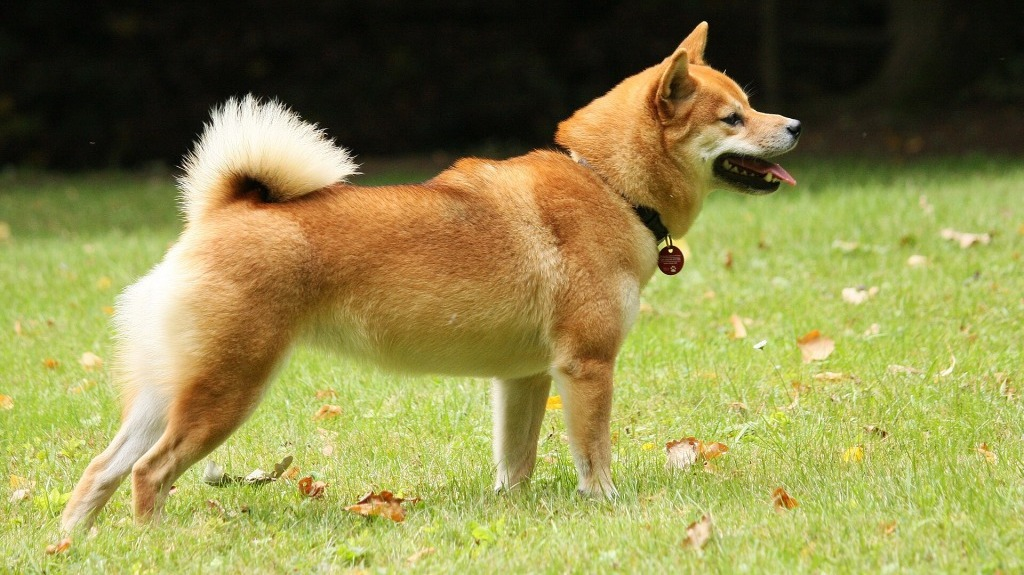
#> input picture Part_2/images/dog_1.jpg, 1024 x 575 px
$ python Ex_1b.py
#> lines starting #> are read from the running program, lines starting #| are printed output that depends on the picture
import numpy as np
import cv2 as cv

def main():
    src = cv.imread("images/dog_1.jpg")
#> src is the input picture: shape (575, 1024, 3); mean B, G, R 75.6, 136.7, 141.4
    cv.imshow("image", src)

    # recortar a região que contém apenas o cão
    cut_img = src[:, 100:810]
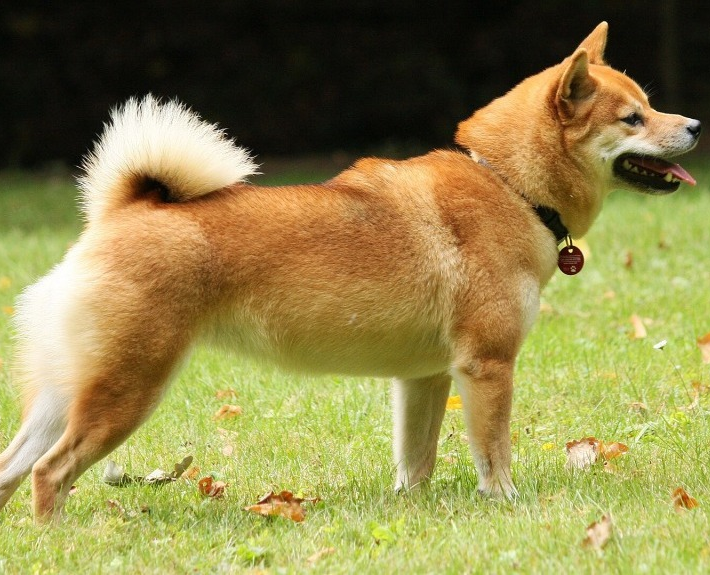
#> cut_img: shape (575, 710, 3); mean B, G, R 76.6, 134.6, 145.2
    #cv.imshow("cut", cut_img)

    # redimensionar a imagem para metade do tamanho
    height, width, channels = src.shape
#> height = 575; width = 1024; channels = 3
    #resized_img = cv.resize(cut_img, round(height/2), round(width/2))
    #cv.imshow("resized", resized_img)

    # converter para tons de cinzento
    gray_img = cv.cvtColor(src, cv.COLOR_BGR2GRAY)
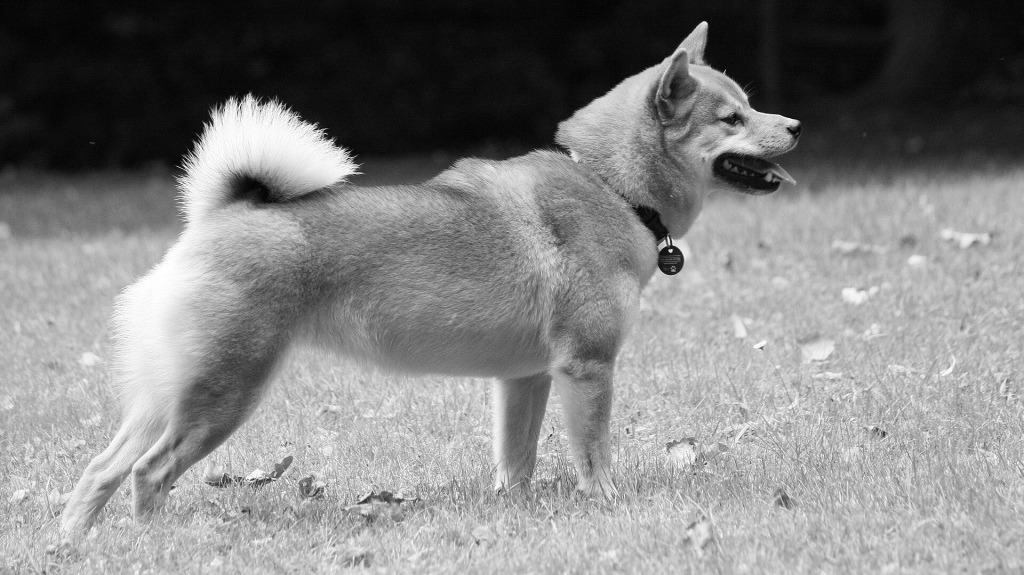
#> gray_img: shape (575, 1024); min 0, max 255, mean 131.2
    cv.imshow("gray", gray_img)

    # aumentar e diminuir o brilho
    # change to float type and increase all
    bright_img = src.astype('float') + 50

    # To pervent overflow error, clip to 255 and change back to uint8
    bright_img = np.clip(bright_img, 0, 255).astype('uint8')
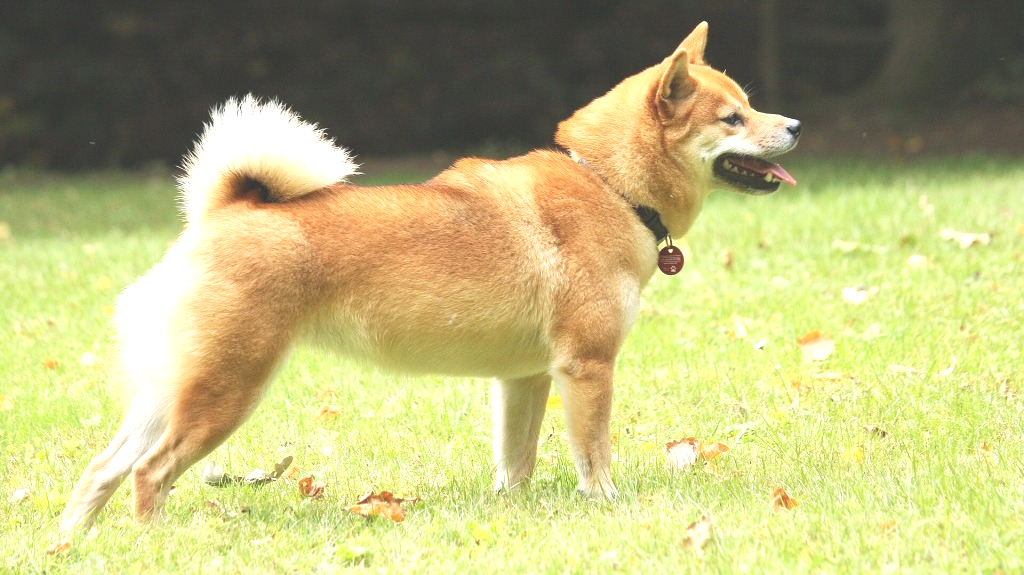
#> bright_img: shape (575, 1024, 3); mean B, G, R 125.1, 183.6, 187.4
    cv.imshow("bright", bright_img)

    cv.waitKey(0)

if __name__ == "__main__":
    main()

$ run again, with Part_2/images/dog_2.jpg copied over Part_2/images/dog_1.jpg
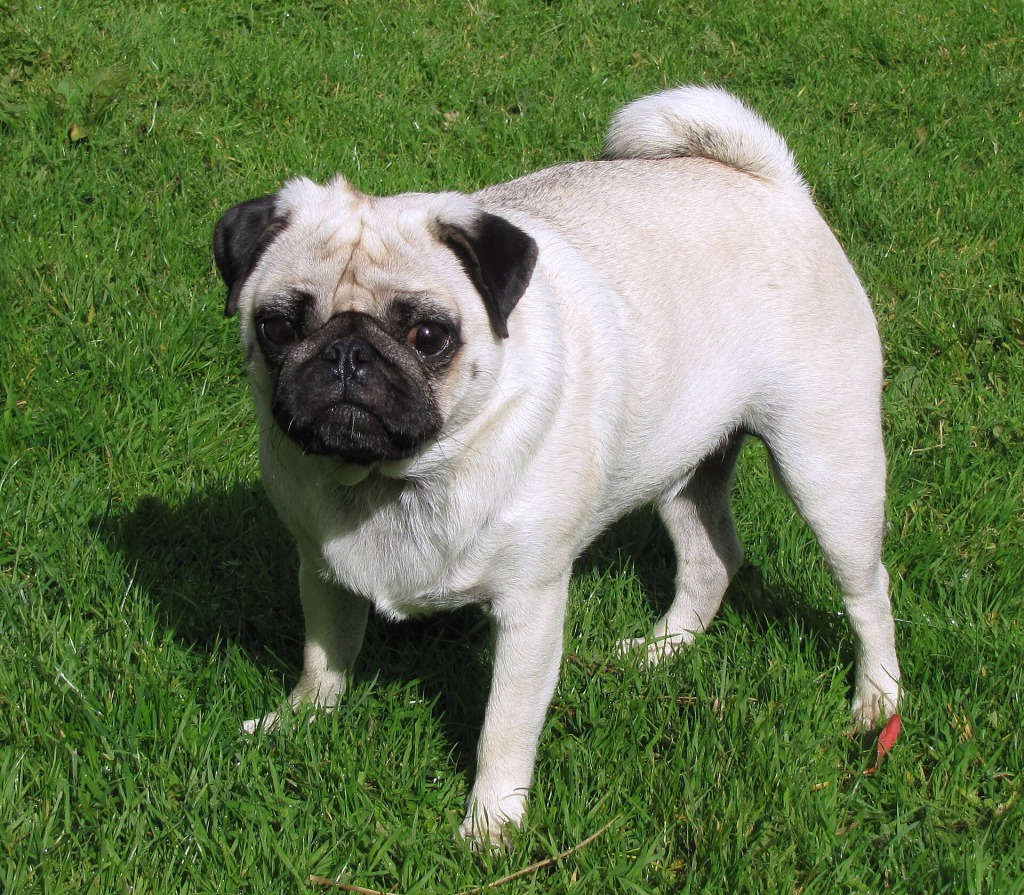
#> input picture Part_2/images/dog_2.jpg, 1024 x 895 px
#> in main, src is the input picture: shape (895, 1024, 3); mean B, G, R 79.7, 119.8, 101.4
#> in main, `gray_img = cv.cvtColor(src, cv.COLOR_BGR2GRAY)`:
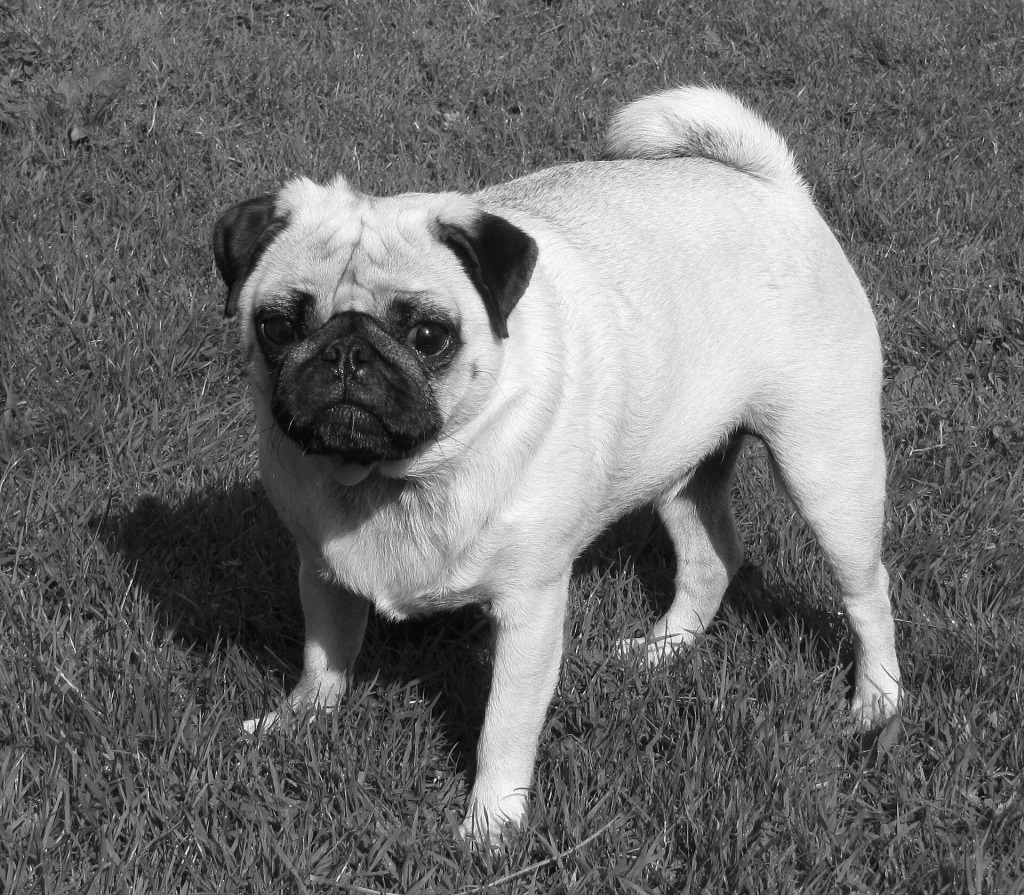
#> gray_img: shape (895, 1024); min 2, max 254, mean 109.7
#> in main, `bright_img = np.clip(bright_img, 0, 255).astype('uint8')`:
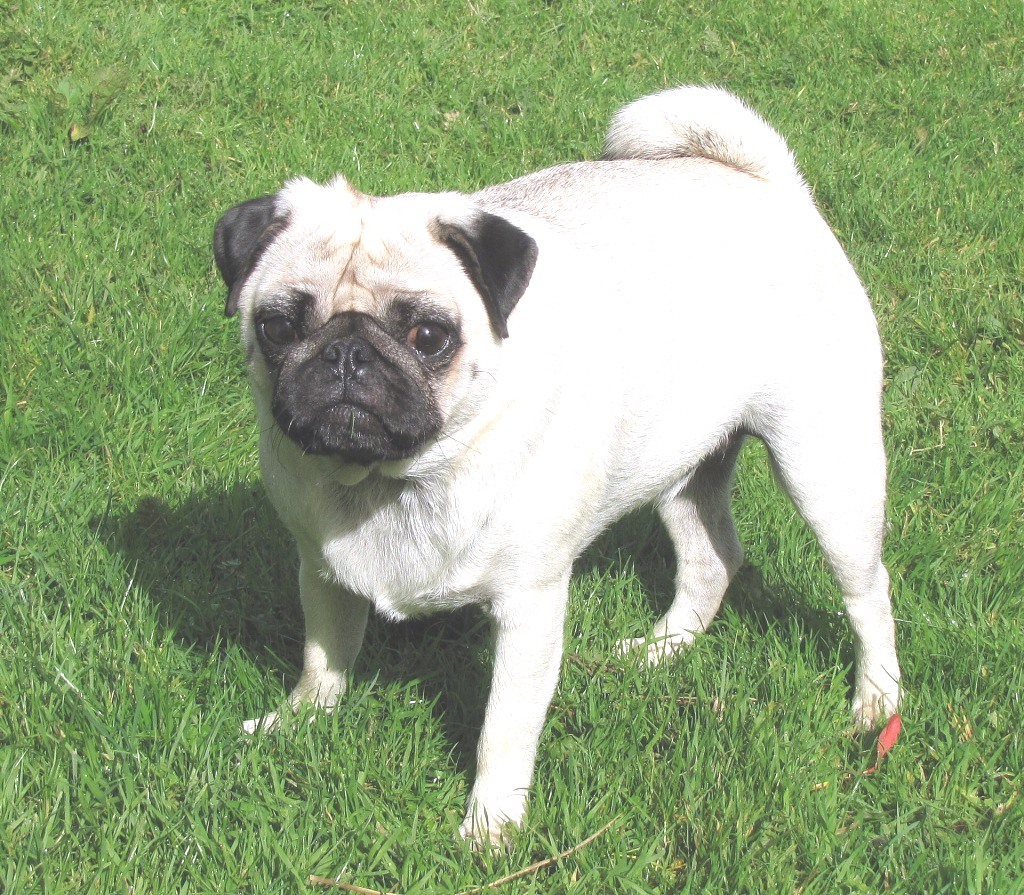
#> bright_img: shape (895, 1024, 3); mean B, G, R 126.5, 166.9, 147.6

$ run again, with Part_2/images/dog_3.jpg copied over Part_2/images/dog_1.jpg
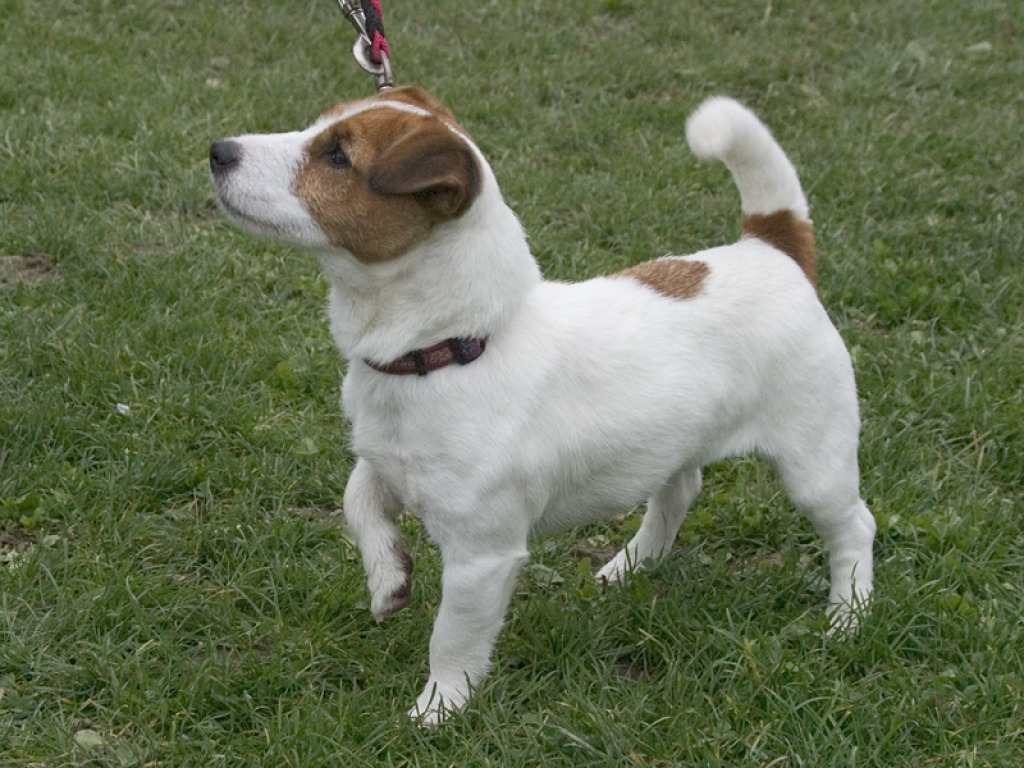
#> input picture Part_2/images/dog_3.jpg, 1024 x 768 px
#> in main, src is the input picture: shape (768, 1024, 3); mean B, G, R 84, 112.7, 103.2
#> in main, `gray_img = cv.cvtColor(src, cv.COLOR_BGR2GRAY)`:
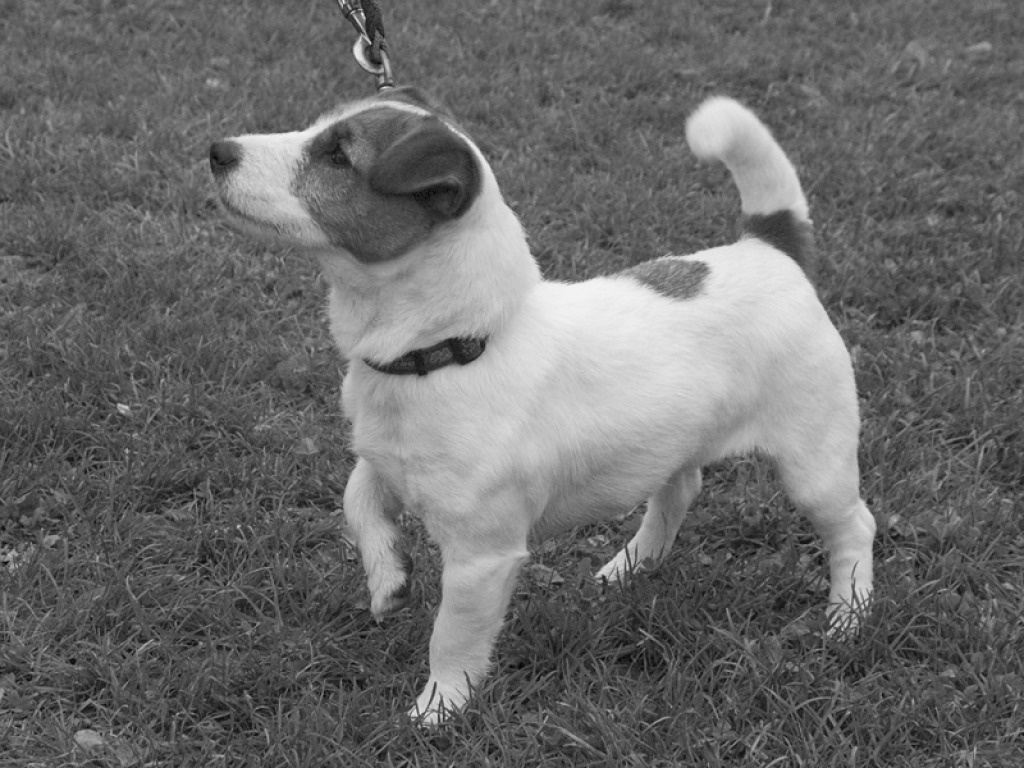
#> gray_img: shape (768, 1024); min 0, max 247, mean 106.6
#> in main, `bright_img = np.clip(bright_img, 0, 255).astype('uint8')`:
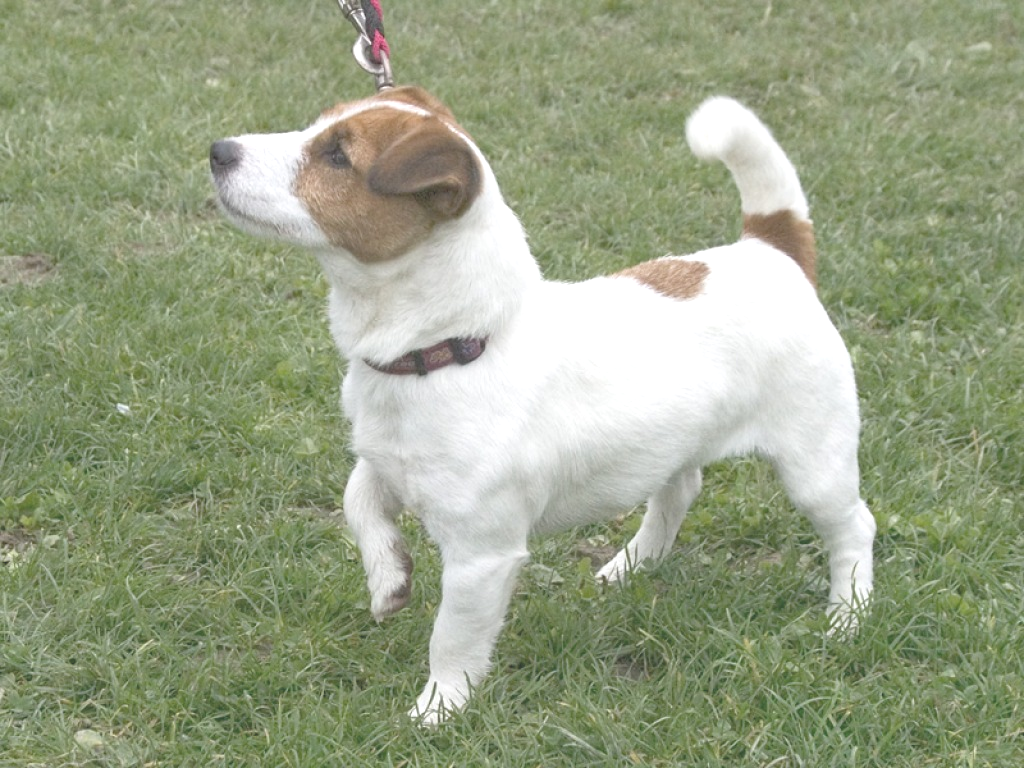
#> bright_img: shape (768, 1024, 3); mean B, G, R 133.2, 161.9, 152.5

$ run again, with Part_2/images/dog_4.jpg copied over Part_2/images/dog_1.jpg
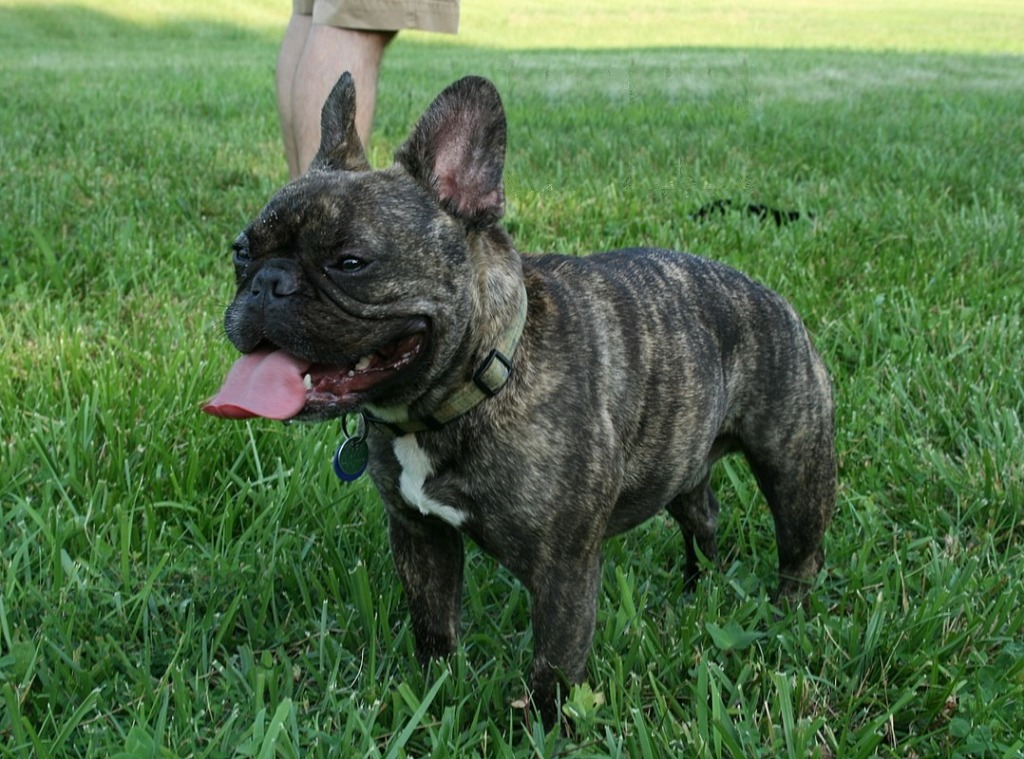
#> input picture Part_2/images/dog_4.jpg, 1024 x 759 px
#> in main, src is the input picture: shape (759, 1024, 3); mean B, G, R 71.2, 110.6, 81.2
#> in main, `gray_img = cv.cvtColor(src, cv.COLOR_BGR2GRAY)`:
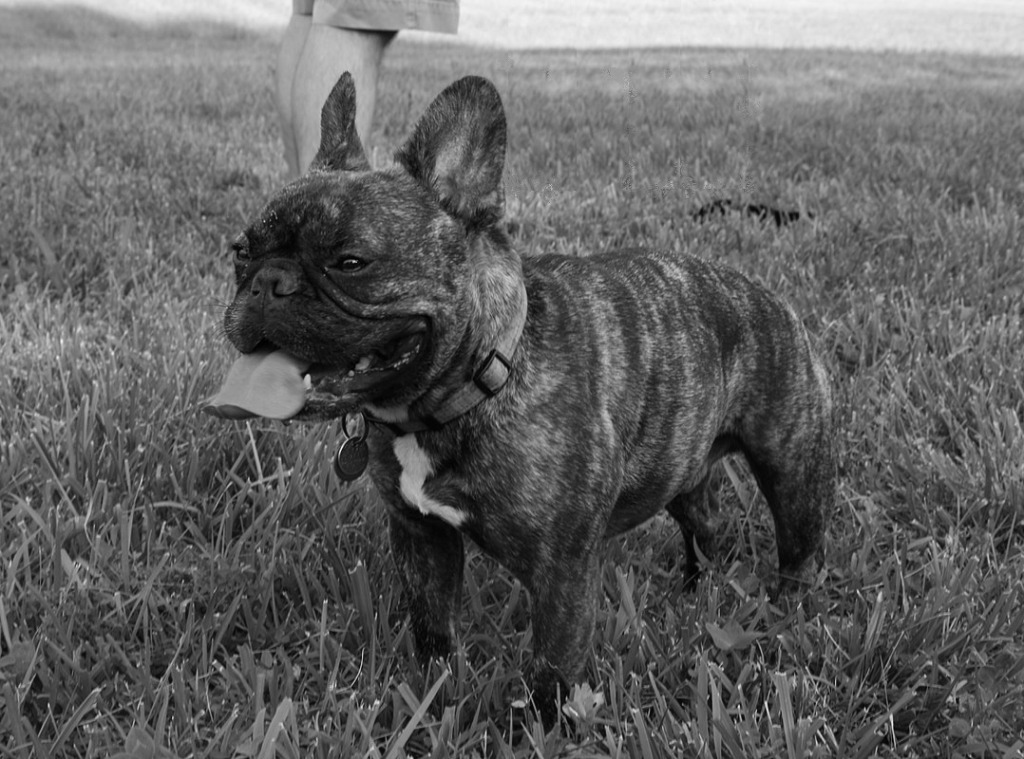
#> gray_img: shape (759, 1024); min 0, max 245, mean 97.3
#> in main, `bright_img = np.clip(bright_img, 0, 255).astype('uint8')`:
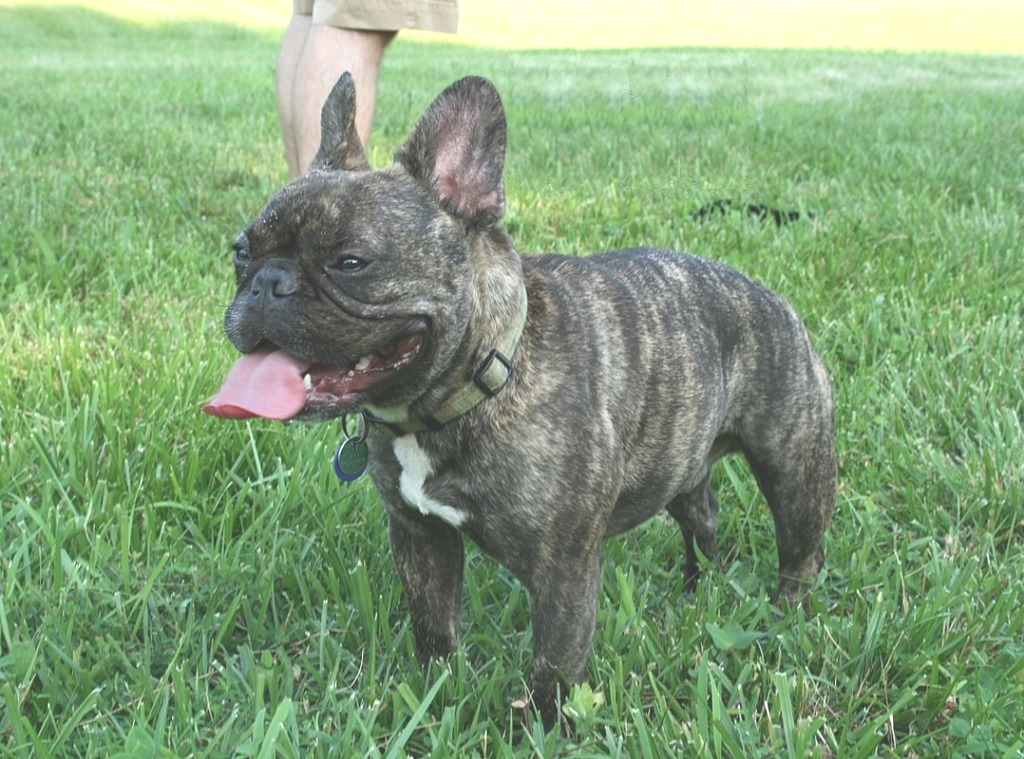
#> bright_img: shape (759, 1024, 3); mean B, G, R 121.2, 159.2, 130.4
